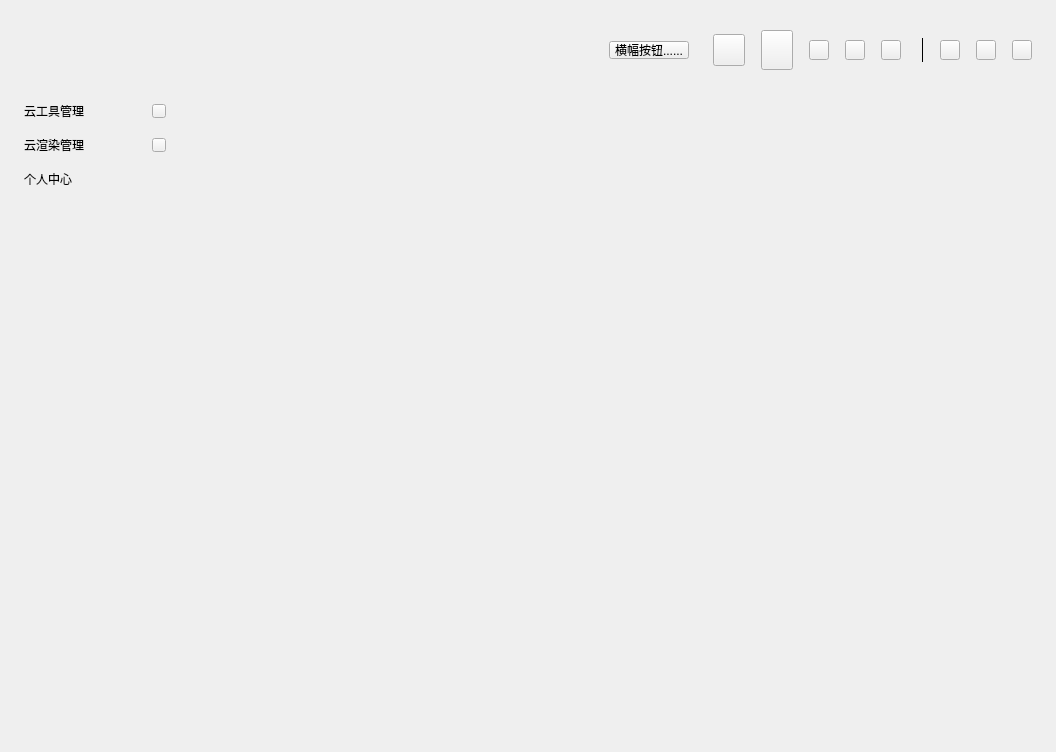
<?xml version="1.0" encoding="UTF-8"?>
<ui version="4.0">
 <class>MainWindow</class>
 <widget class="QWidget" name="MainWindow">
  <property name="geometry">
   <rect>
    <x>0</x>
    <y>0</y>
    <width>1056</width>
    <height>752</height>
   </rect>
  </property>
  <property name="windowTitle">
   <string>MainWindow</string>
  </property>
  <property name="styleSheet">
   <string notr="true"/>
  </property>
  <layout class="QGridLayout" name="gridLayout_12">
   <property name="leftMargin">
    <number>0</number>
   </property>
   <property name="topMargin">
    <number>0</number>
   </property>
   <property name="rightMargin">
    <number>0</number>
   </property>
   <property name="bottomMargin">
    <number>0</number>
   </property>
   <property name="spacing">
    <number>0</number>
   </property>
   <item row="0" column="0">
    <widget class="Widget" name="mainwidget" native="true">
     <property name="styleSheet">
      <string notr="true"/>
     </property>
     <layout class="QGridLayout" name="gridLayout">
      <property name="leftMargin">
       <number>0</number>
      </property>
      <property name="topMargin">
       <number>9</number>
      </property>
      <property name="rightMargin">
       <number>0</number>
      </property>
      <property name="bottomMargin">
       <number>0</number>
      </property>
      <property name="spacing">
       <number>0</number>
      </property>
      <item row="1" column="0">
       <widget class="Widget" name="widget" native="true">
        <property name="sizePolicy">
         <sizepolicy hsizetype="Expanding" vsizetype="Expanding">
          <horstretch>0</horstretch>
          <verstretch>0</verstretch>
         </sizepolicy>
        </property>
        <layout class="QGridLayout" name="gridLayout_2">
         <property name="leftMargin">
          <number>0</number>
         </property>
         <property name="topMargin">
          <number>0</number>
         </property>
         <property name="rightMargin">
          <number>0</number>
         </property>
         <property name="bottomMargin">
          <number>0</number>
         </property>
         <property name="spacing">
          <number>0</number>
         </property>
         <item row="0" column="0">
          <widget class="Widget" name="leftNav" native="true">
           <property name="minimumSize">
            <size>
             <width>166</width>
             <height>0</height>
            </size>
           </property>
           <property name="maximumSize">
            <size>
             <width>166</width>
             <height>16777215</height>
            </size>
           </property>
           <layout class="QVBoxLayout" name="verticalLayout_4">
            <property name="spacing">
             <number>4</number>
            </property>
            <property name="leftMargin">
             <number>24</number>
            </property>
            <property name="topMargin">
             <number>0</number>
            </property>
            <property name="rightMargin">
             <number>0</number>
            </property>
            <property name="bottomMargin">
             <number>32</number>
            </property>
            <item>
             <widget class="QWidget" name="titleMax" native="true">
              <layout class="QHBoxLayout" name="horizontalLayout_4">
               <property name="spacing">
                <number>0</number>
               </property>
               <property name="leftMargin">
                <number>0</number>
               </property>
               <property name="rightMargin">
                <number>0</number>
               </property>
               <property name="bottomMargin">
                <number>1</number>
               </property>
               <item>
                <widget class="QLabel" name="label_2">
                 <property name="text">
                  <string>云工具管理</string>
                 </property>
                </widget>
               </item>
               <item>
                <spacer name="horizontalSpacer_2">
                 <property name="orientation">
                  <enum>Qt::Horizontal</enum>
                 </property>
                 <property name="sizeHint" stdset="0">
                  <size>
                   <width>40</width>
                   <height>20</height>
                  </size>
                 </property>
                </spacer>
               </item>
               <item>
                <widget class="QPushButton" name="setMax">
                 <property name="minimumSize">
                  <size>
                   <width>14</width>
                   <height>14</height>
                  </size>
                 </property>
                 <property name="maximumSize">
                  <size>
                   <width>14</width>
                   <height>14</height>
                  </size>
                 </property>
                 <property name="text">
                  <string/>
                 </property>
                </widget>
               </item>
              </layout>
             </widget>
            </item>
            <item>
             <widget class="QWidget" name="titleRen" native="true">
              <layout class="QHBoxLayout" name="horizontalLayout_7">
               <property name="spacing">
                <number>0</number>
               </property>
               <property name="leftMargin">
                <number>0</number>
               </property>
               <property name="rightMargin">
                <number>0</number>
               </property>
               <property name="bottomMargin">
                <number>1</number>
               </property>
               <item>
                <widget class="QLabel" name="label_3">
                 <property name="text">
                  <string>云渲染管理</string>
                 </property>
                </widget>
               </item>
               <item>
                <spacer name="horizontalSpacer_3">
                 <property name="orientation">
                  <enum>Qt::Horizontal</enum>
                 </property>
                 <property name="sizeHint" stdset="0">
                  <size>
                   <width>40</width>
                   <height>20</height>
                  </size>
                 </property>
                </spacer>
               </item>
               <item>
                <widget class="QPushButton" name="setRen">
                 <property name="minimumSize">
                  <size>
                   <width>14</width>
                   <height>14</height>
                  </size>
                 </property>
                 <property name="maximumSize">
                  <size>
                   <width>14</width>
                   <height>14</height>
                  </size>
                 </property>
                 <property name="text">
                  <string/>
                 </property>
                </widget>
               </item>
              </layout>
             </widget>
            </item>
            <item>
             <widget class="QWidget" name="titlePerson" native="true">
              <layout class="QHBoxLayout" name="horizontalLayout_11">
               <property name="spacing">
                <number>0</number>
               </property>
               <property name="leftMargin">
                <number>0</number>
               </property>
               <property name="rightMargin">
                <number>0</number>
               </property>
               <property name="bottomMargin">
                <number>1</number>
               </property>
               <item>
                <widget class="QLabel" name="person">
                 <property name="text">
                  <string>个人中心</string>
                 </property>
                </widget>
               </item>
               <item>
                <spacer name="horizontalSpacer">
                 <property name="orientation">
                  <enum>Qt::Horizontal</enum>
                 </property>
                 <property name="sizeHint" stdset="0">
                  <size>
                   <width>40</width>
                   <height>20</height>
                  </size>
                 </property>
                </spacer>
               </item>
              </layout>
             </widget>
            </item>
            <item>
             <spacer name="verticalSpacer_2">
              <property name="orientation">
               <enum>Qt::Vertical</enum>
              </property>
              <property name="sizeHint" stdset="0">
               <size>
                <width>20</width>
                <height>686</height>
               </size>
              </property>
             </spacer>
            </item>
            <item>
             <widget class="QWidget" name="setNav" native="true">
              <layout class="QVBoxLayout" name="verticalLayout">
               <property name="spacing">
                <number>4</number>
               </property>
               <property name="leftMargin">
                <number>0</number>
               </property>
               <property name="topMargin">
                <number>12</number>
               </property>
               <property name="rightMargin">
                <number>0</number>
               </property>
               <property name="bottomMargin">
                <number>12</number>
               </property>
              </layout>
             </widget>
            </item>
           </layout>
          </widget>
         </item>
         <item row="0" column="1">
          <layout class="QVBoxLayout" name="verticalLayout_2">
           <property name="spacing">
            <number>0</number>
           </property>
           <item>
            <widget class="QStackedWidget" name="stackedWidget">
             <property name="sizePolicy">
              <sizepolicy hsizetype="Preferred" vsizetype="Preferred">
               <horstretch>0</horstretch>
               <verstretch>0</verstretch>
              </sizepolicy>
             </property>
             <property name="currentIndex">
              <number>10</number>
             </property>
             <widget class="QWidget" name="changeMax">
              <property name="sizePolicy">
               <sizepolicy hsizetype="Preferred" vsizetype="Preferred">
                <horstretch>0</horstretch>
                <verstretch>0</verstretch>
               </sizepolicy>
              </property>
              <layout class="QGridLayout" name="gridLayout_4">
               <property name="leftMargin">
                <number>32</number>
               </property>
               <property name="topMargin">
                <number>0</number>
               </property>
               <property name="rightMargin">
                <number>24</number>
               </property>
               <property name="bottomMargin">
                <number>0</number>
               </property>
               <property name="spacing">
                <number>0</number>
               </property>
              </layout>
             </widget>
             <widget class="QWidget" name="web">
              <layout class="QGridLayout" name="gridLayout_6">
               <property name="leftMargin">
                <number>0</number>
               </property>
               <property name="topMargin">
                <number>0</number>
               </property>
               <property name="rightMargin">
                <number>0</number>
               </property>
               <property name="bottomMargin">
                <number>0</number>
               </property>
               <property name="spacing">
                <number>0</number>
               </property>
              </layout>
             </widget>
             <widget class="QWidget" name="webChangeMax">
              <layout class="QGridLayout" name="gridLayout_14"/>
             </widget>
             <widget class="QWidget" name="webChangeMaterial">
              <layout class="QGridLayout" name="gridLayout_13"/>
             </widget>
             <widget class="QWidget" name="upload">
              <layout class="QGridLayout" name="gridLayout_7">
               <property name="leftMargin">
                <number>32</number>
               </property>
               <property name="topMargin">
                <number>0</number>
               </property>
               <property name="rightMargin">
                <number>32</number>
               </property>
               <property name="bottomMargin">
                <number>0</number>
               </property>
               <property name="spacing">
                <number>0</number>
               </property>
              </layout>
             </widget>
             <widget class="QWidget" name="download">
              <layout class="QGridLayout" name="gridLayout_11">
               <property name="leftMargin">
                <number>32</number>
               </property>
               <property name="topMargin">
                <number>0</number>
               </property>
               <property name="rightMargin">
                <number>32</number>
               </property>
               <property name="bottomMargin">
                <number>0</number>
               </property>
               <property name="spacing">
                <number>0</number>
               </property>
              </layout>
             </widget>
             <widget class="QWidget" name="update">
              <layout class="QGridLayout" name="gridLayout_9">
               <property name="leftMargin">
                <number>0</number>
               </property>
               <property name="topMargin">
                <number>0</number>
               </property>
               <property name="rightMargin">
                <number>32</number>
               </property>
               <property name="bottomMargin">
                <number>0</number>
               </property>
               <property name="spacing">
                <number>0</number>
               </property>
              </layout>
             </widget>
             <widget class="QWidget" name="about">
              <layout class="QGridLayout" name="gridLayout_10">
               <property name="leftMargin">
                <number>0</number>
               </property>
               <property name="topMargin">
                <number>0</number>
               </property>
               <property name="rightMargin">
                <number>0</number>
               </property>
               <property name="bottomMargin">
                <number>0</number>
               </property>
               <property name="spacing">
                <number>0</number>
               </property>
              </layout>
             </widget>
             <widget class="QWidget" name="set">
              <layout class="QGridLayout" name="gridLayout_3">
               <property name="leftMargin">
                <number>0</number>
               </property>
               <property name="topMargin">
                <number>0</number>
               </property>
               <property name="rightMargin">
                <number>0</number>
               </property>
               <property name="bottomMargin">
                <number>0</number>
               </property>
               <property name="spacing">
                <number>0</number>
               </property>
              </layout>
             </widget>
             <widget class="QWidget" name="maxSet">
              <layout class="QGridLayout" name="gridLayout_5">
               <property name="leftMargin">
                <number>0</number>
               </property>
               <property name="topMargin">
                <number>0</number>
               </property>
               <property name="rightMargin">
                <number>0</number>
               </property>
               <property name="bottomMargin">
                <number>0</number>
               </property>
               <property name="spacing">
                <number>0</number>
               </property>
              </layout>
             </widget>
             <widget class="QWidget" name="downloadMaxList">
              <layout class="QGridLayout" name="gridLayout_17"/>
             </widget>
             <widget class="QWidget" name="renderSet">
              <layout class="QGridLayout" name="gridLayout_8">
               <property name="leftMargin">
                <number>0</number>
               </property>
               <property name="topMargin">
                <number>0</number>
               </property>
               <property name="rightMargin">
                <number>0</number>
               </property>
               <property name="bottomMargin">
                <number>0</number>
               </property>
               <property name="spacing">
                <number>0</number>
               </property>
              </layout>
             </widget>
             <widget class="QWidget" name="defalut">
              <layout class="QGridLayout" name="gridLayout_15">
               <property name="leftMargin">
                <number>32</number>
               </property>
               <property name="topMargin">
                <number>0</number>
               </property>
               <property name="rightMargin">
                <number>24</number>
               </property>
               <property name="bottomMargin">
                <number>0</number>
               </property>
               <property name="spacing">
                <number>0</number>
               </property>
              </layout>
             </widget>
             <widget class="QWidget" name="reWidget">
              <layout class="QGridLayout" name="gridLayout_16"/>
             </widget>
            </widget>
           </item>
          </layout>
         </item>
        </layout>
       </widget>
      </item>
      <item row="0" column="0">
       <widget class="Widget" name="headWidget" native="true">
        <property name="minimumSize">
         <size>
          <width>0</width>
          <height>83</height>
         </size>
        </property>
        <property name="styleSheet">
         <string notr="true"/>
        </property>
        <layout class="QHBoxLayout" name="horizontalLayout">
         <property name="spacing">
          <number>16</number>
         </property>
         <property name="leftMargin">
          <number>0</number>
         </property>
         <property name="topMargin">
          <number>0</number>
         </property>
         <property name="rightMargin">
          <number>24</number>
         </property>
         <property name="bottomMargin">
          <number>0</number>
         </property>
         <item>
          <widget class="QWidget" name="widget_3" native="true">
           <property name="sizePolicy">
            <sizepolicy hsizetype="Fixed" vsizetype="Preferred">
             <horstretch>0</horstretch>
             <verstretch>0</verstretch>
            </sizepolicy>
           </property>
           <property name="minimumSize">
            <size>
             <width>256</width>
             <height>0</height>
            </size>
           </property>
           <property name="maximumSize">
            <size>
             <width>256</width>
             <height>16777215</height>
            </size>
           </property>
           <layout class="QHBoxLayout" name="horizontalLayout_10">
            <property name="spacing">
             <number>0</number>
            </property>
            <property name="leftMargin">
             <number>8</number>
            </property>
            <property name="topMargin">
             <number>0</number>
            </property>
            <property name="rightMargin">
             <number>88</number>
            </property>
            <property name="bottomMargin">
             <number>0</number>
            </property>
            <item>
             <widget class="QPushButton" name="mainLogoBtn">
              <property name="minimumSize">
               <size>
                <width>144</width>
                <height>48</height>
               </size>
              </property>
              <property name="maximumSize">
               <size>
                <width>144</width>
                <height>48</height>
               </size>
              </property>
              <property name="styleSheet">
               <string notr="true"/>
              </property>
              <property name="text">
               <string/>
              </property>
              <property name="flat">
               <bool>true</bool>
              </property>
             </widget>
            </item>
           </layout>
          </widget>
         </item>
         <item>
          <spacer name="horizontalSpacer_6">
           <property name="orientation">
            <enum>Qt::Horizontal</enum>
           </property>
           <property name="sizeHint" stdset="0">
            <size>
             <width>40</width>
             <height>20</height>
            </size>
           </property>
          </spacer>
         </item>
         <item>
          <widget class="QWidget" name="bannerWid" native="true">
           <property name="maximumSize">
            <size>
             <width>16777215</width>
             <height>22</height>
            </size>
           </property>
           <layout class="QHBoxLayout" name="horizontalLayout_2">
            <property name="spacing">
             <number>0</number>
            </property>
            <property name="leftMargin">
             <number>8</number>
            </property>
            <property name="topMargin">
             <number>2</number>
            </property>
            <property name="rightMargin">
             <number>8</number>
            </property>
            <property name="bottomMargin">
             <number>2</number>
            </property>
            <item>
             <widget class="QPushButton" name="bannerBtn">
              <property name="text">
               <string>横幅按钮......</string>
              </property>
             </widget>
            </item>
           </layout>
          </widget>
         </item>
         <item>
          <widget class="QWidget" name="otherWid" native="true">
           <layout class="QHBoxLayout" name="horizontalLayout_6">
            <property name="spacing">
             <number>16</number>
            </property>
            <property name="leftMargin">
             <number>0</number>
            </property>
            <property name="topMargin">
             <number>0</number>
            </property>
            <property name="rightMargin">
             <number>0</number>
            </property>
            <property name="bottomMargin">
             <number>0</number>
            </property>
            <item>
             <widget class="QPushButton" name="presentLab">
              <property name="minimumSize">
               <size>
                <width>32</width>
                <height>32</height>
               </size>
              </property>
              <property name="maximumSize">
               <size>
                <width>32</width>
                <height>32</height>
               </size>
              </property>
              <property name="text">
               <string/>
              </property>
             </widget>
            </item>
            <item>
             <widget class="QPushButton" name="head">
              <property name="minimumSize">
               <size>
                <width>32</width>
                <height>32</height>
               </size>
              </property>
              <property name="maximumSize">
               <size>
                <width>32</width>
                <height>40</height>
               </size>
              </property>
              <property name="text">
               <string/>
              </property>
             </widget>
            </item>
            <item>
             <widget class="QPushButton" name="customer">
              <property name="minimumSize">
               <size>
                <width>20</width>
                <height>20</height>
               </size>
              </property>
              <property name="maximumSize">
               <size>
                <width>20</width>
                <height>20</height>
               </size>
              </property>
              <property name="text">
               <string/>
              </property>
             </widget>
            </item>
            <item>
             <widget class="QPushButton" name="help">
              <property name="minimumSize">
               <size>
                <width>20</width>
                <height>20</height>
               </size>
              </property>
              <property name="maximumSize">
               <size>
                <width>20</width>
                <height>20</height>
               </size>
              </property>
              <property name="text">
               <string/>
              </property>
             </widget>
            </item>
            <item>
             <widget class="QWidget" name="widget_2" native="true">
              <property name="minimumSize">
               <size>
                <width>24</width>
                <height>20</height>
               </size>
              </property>
              <property name="maximumSize">
               <size>
                <width>24</width>
                <height>20</height>
               </size>
              </property>
              <layout class="QHBoxLayout" name="horizontalLayout_3">
               <property name="spacing">
                <number>0</number>
               </property>
               <property name="leftMargin">
                <number>0</number>
               </property>
               <property name="topMargin">
                <number>0</number>
               </property>
               <property name="rightMargin">
                <number>0</number>
               </property>
               <property name="bottomMargin">
                <number>0</number>
               </property>
               <item alignment="Qt::AlignLeft">
                <widget class="QPushButton" name="headset">
                 <property name="minimumSize">
                  <size>
                   <width>20</width>
                   <height>20</height>
                  </size>
                 </property>
                 <property name="maximumSize">
                  <size>
                   <width>20</width>
                   <height>20</height>
                  </size>
                 </property>
                 <property name="text">
                  <string/>
                 </property>
                </widget>
               </item>
               <item alignment="Qt::AlignTop">
                <widget class="QLabel" name="updatePoint">
                 <property name="minimumSize">
                  <size>
                   <width>4</width>
                   <height>4</height>
                  </size>
                 </property>
                 <property name="maximumSize">
                  <size>
                   <width>4</width>
                   <height>4</height>
                  </size>
                 </property>
                 <property name="text">
                  <string/>
                 </property>
                </widget>
               </item>
              </layout>
             </widget>
            </item>
            <item>
             <widget class="Line" name="line">
              <property name="minimumSize">
               <size>
                <width>0</width>
                <height>24</height>
               </size>
              </property>
              <property name="maximumSize">
               <size>
                <width>16777215</width>
                <height>24</height>
               </size>
              </property>
              <property name="frameShadow">
               <enum>QFrame::Plain</enum>
              </property>
              <property name="orientation">
               <enum>Qt::Vertical</enum>
              </property>
             </widget>
            </item>
           </layout>
          </widget>
         </item>
         <item>
          <widget class="QPushButton" name="headMin">
           <property name="minimumSize">
            <size>
             <width>20</width>
             <height>20</height>
            </size>
           </property>
           <property name="maximumSize">
            <size>
             <width>20</width>
             <height>20</height>
            </size>
           </property>
           <property name="cursor">
            <cursorShape>ArrowCursor</cursorShape>
           </property>
           <property name="styleSheet">
            <string notr="true"/>
           </property>
           <property name="text">
            <string/>
           </property>
          </widget>
         </item>
         <item>
          <widget class="QPushButton" name="headMax">
           <property name="minimumSize">
            <size>
             <width>20</width>
             <height>20</height>
            </size>
           </property>
           <property name="maximumSize">
            <size>
             <width>20</width>
             <height>20</height>
            </size>
           </property>
           <property name="cursor">
            <cursorShape>ArrowCursor</cursorShape>
           </property>
           <property name="styleSheet">
            <string notr="true"/>
           </property>
           <property name="text">
            <string/>
           </property>
          </widget>
         </item>
         <item>
          <widget class="QPushButton" name="headClose">
           <property name="minimumSize">
            <size>
             <width>20</width>
             <height>20</height>
            </size>
           </property>
           <property name="maximumSize">
            <size>
             <width>20</width>
             <height>20</height>
            </size>
           </property>
           <property name="cursor">
            <cursorShape>ArrowCursor</cursorShape>
           </property>
           <property name="styleSheet">
            <string notr="true"/>
           </property>
           <property name="text">
            <string/>
           </property>
          </widget>
         </item>
        </layout>
       </widget>
      </item>
     </layout>
    </widget>
   </item>
  </layout>
 </widget>
 <customwidgets>
  <customwidget>
   <class>Widget</class>
   <extends>QWidget</extends>
   <header location="global">view/Item/widget.h</header>
   <container>1</container>
  </customwidget>
 </customwidgets>
 <resources/>
 <connections/>
</ui>
